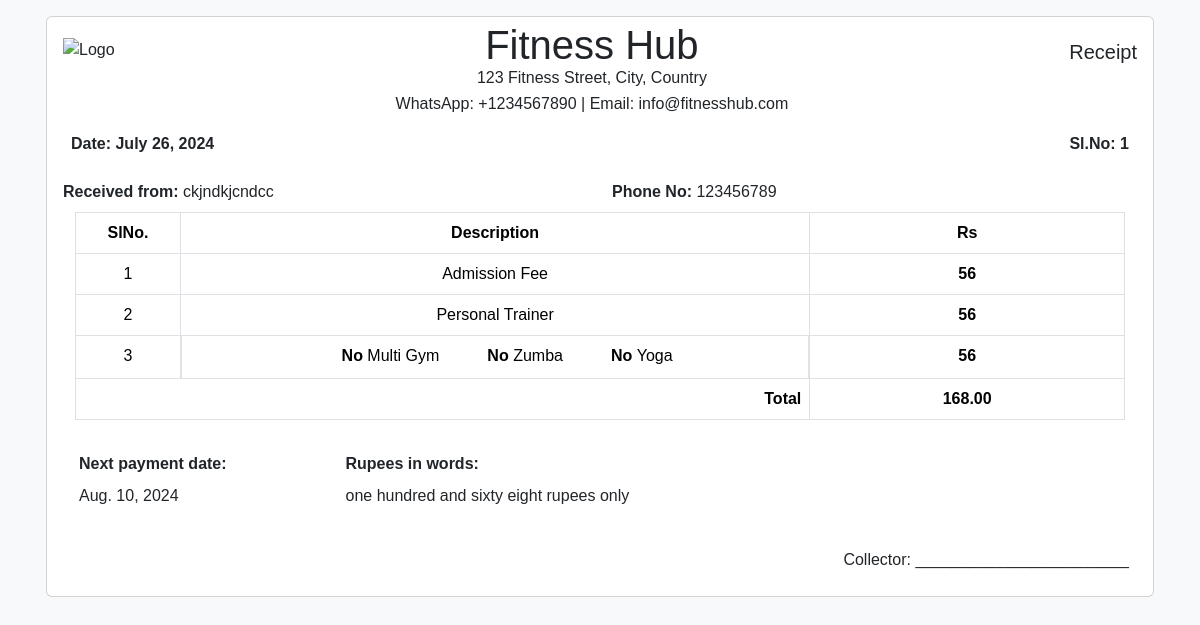
The page /receipt/1/ on the database as committed earlier.
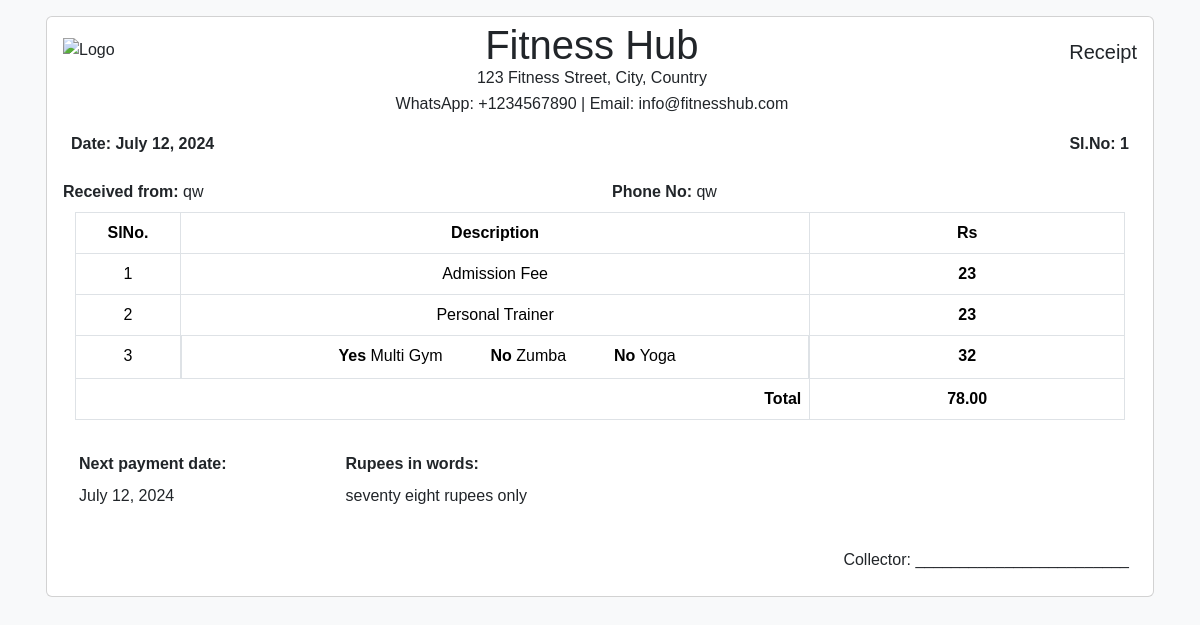
The same page on the database as committed later.
### home/models.py (models this page shows, shortened)
class Receipt(models.Model):
    date = models.DateField()
    slno = models.AutoField(primary_key=True)
    name = models.CharField(max_length=100)
    phone = models.CharField(max_length=15)
    admission_fee = models.ImageField()
    personal_trainer_fee = models.ImageField()
    multi_gym = models.BooleanField(default=False)
    zumba = models.BooleanField(default=False)
    yoga = models.BooleanField(default=False)
    gym_type_fee = models.ImageField()
    total_amount = models.ImageField()
    in_words = models.CharField(max_length=255)
    next_payment_date = models.DateField()

### home/views.py (the view)
# urls.py: path('receipt/<int:pk>/', views.receipt_detail, name='receipt_detail'),
def receipt_detail(request, pk):
    try:
        receipt = Receipt.objects.get(pk=pk)
    except Receipt.DoesNotExist:
        receipt = None
    return render(request, "receipt_detail.html", {"receipt": receipt})

### templates/receipt_detail.html (shortened to what the changed rows need)
<!doctype html>
<html lang="en">
<head>
    <link href="https://cdn.jsdelivr.net/npm/bootstrap@5.3.3/dist/css/bootstrap.min.css" rel="stylesheet">
</head>
<body>
    <div class="container p-3">
        {% if receipt %}
        <div class="card">
            <div class="card-body">
                <div class="d-flex justify-content-between">
                    <div class="pt-1"><img src="#" alt="Logo" style="height: 50px;"></div>
                    <div class="text-center lineheight">
                        <p class="fs-1">Fitness Hub</p>
                        <p>123 Fitness Street, City, Country</p>
                        <p>WhatsApp: +1234567890 | Email: info@fitnesshub.com</p>
                    </div>
                    <div class="pt-1 text-end">
                        <p class="fs-5">Receipt</p>
                    </div>
                </div>
                <div class="d-flex mb-3">
                    <div class="p-2"><b>Date: {{ receipt.date }}</b></div>
                    <div class="ms-auto p-2"><b>Sl.No: {{ receipt.slno }}</b></div>
                </div>
                <div class="row">
                    <div class="col">
                        <label for="name" class="form-label"><b>Received from:</b></label>
                        {{ receipt.name }}
                    </div>
                    <div class="col">
                        <label for="phone" class="form-label"><b>Phone No:</b></label>
                        {{ receipt.phone }}
                    </div>
                </div>
                <div class="container">
                    <table class="table table-bordered text-center">
                        <thead>
                            <tr>
                                <th class="small-col">SlNo.</th>
                                <th>Description</th>
                                <th class="small-col2">Rs</th>
                            </tr>
                        </thead>
                        <tbody>
                            <tr>
                                <td>1</td>
                                <td>Admission Fee</td>
                                <td><b>{{ receipt.admission_fee }}</b></td>
                            </tr>
                            <tr>
                                <td>2</td>
                                <td>Personal Trainer</td>
                                <td><b>{{ receipt.personal_trainer_fee }}</b></td>
                            </tr>
                            <tr>
                                <td>3</td>
                                <td class="d-flex justify-content-center">
                                    <div class="form-check">
                                        <b>{% if receipt.multi_gym %} Yes {% else %} No {% endif %}</b>
                                        <label class="form-check-label" for="multiGym">Multi Gym</label>
                                    </div>
                                    <div class="form-check ps-5">
                                       <b>{% if receipt.zumba %} Yes {% else %} No {% endif %}</b>
                                        <label class="form-check-label" for="zumba">Zumba</label>
                                    </div>
                                    <div class="form-check ps-5">
                                        <b>{% if receipt.yoga %} Yes {% else %} No {% endif %}</b>
                                        <label class="form-check-label" for="yoga">Yoga</label>
                                    </div>
                                </td>
                                <td><b>{{ receipt.gym_type_fee }}</b></td>
                            </tr>
                        </tbody>
                        <tfoot>
                            <tr>
                                <th colspan="2" class="text-end">Total</th>
                                <th>{{ receipt.total_amount }}</th>
                            </tr>
                        </tfoot>
                    </table>
                </div>
                <div class="card-body">
                    <div class="row">
                        <div class="col-3">
                            <b><label for="nextPaymentDate" class="form-label">Next payment date:</label></b><br>
                            {{ receipt.next_payment_date }}
                        </div>
                        <div class="col-9">
                            <b> <label for="inwords" class="form-label">Rupees in words:</label></b><br>
                            {{ receipt.in_words }}
                        </div>
                    </div>
                </div>
                <div class="d-flex flex-row-reverse">
                    <div class="p-2 mt-3">Collector: ________________________</div>
                </div>
            </div>
        </div>
        {% endif %}
    </div>
</body>
</html>

Rows that differ between the two databases and show on the page:
changed Receipt id 1: date "July 26, 2024" → "July 12, 2024"; name "ckjndkjcndcc" → "qw"; phone "123456789" → "qw"; admission_fee "56" → "23"; personal_trainer_fee "56" → "23"; gym_type_fee "56" → "32"; total_amount "168.00" → "78.00"; next_payment_date "Aug. 10, 2024" → "July 12, 2024"; in_words "one hundred and sixty eight rupees only" → "seventy eight rupees only"
Other text that changed with them:
text no longer shown: "No"
text now shown: "Yes"
